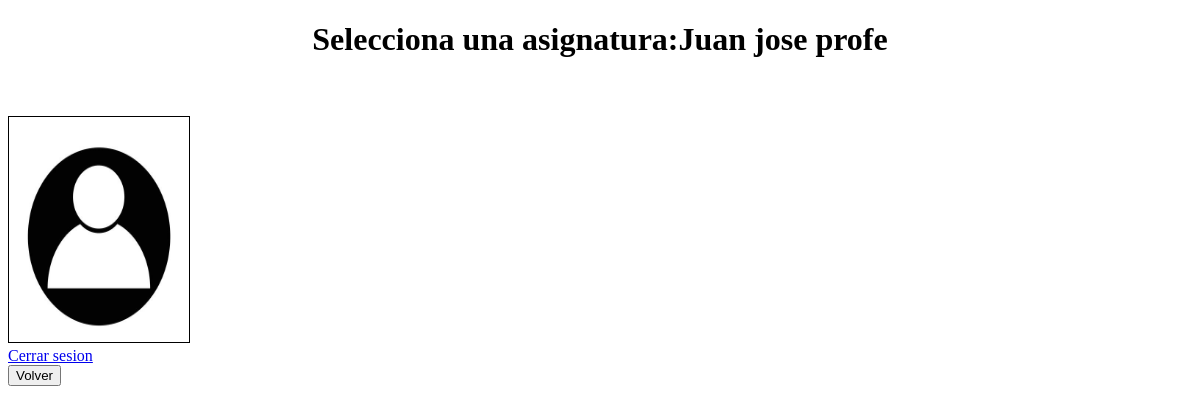
The page /src/panelasignaturasrest.php (signed in) on the database as committed earlier.
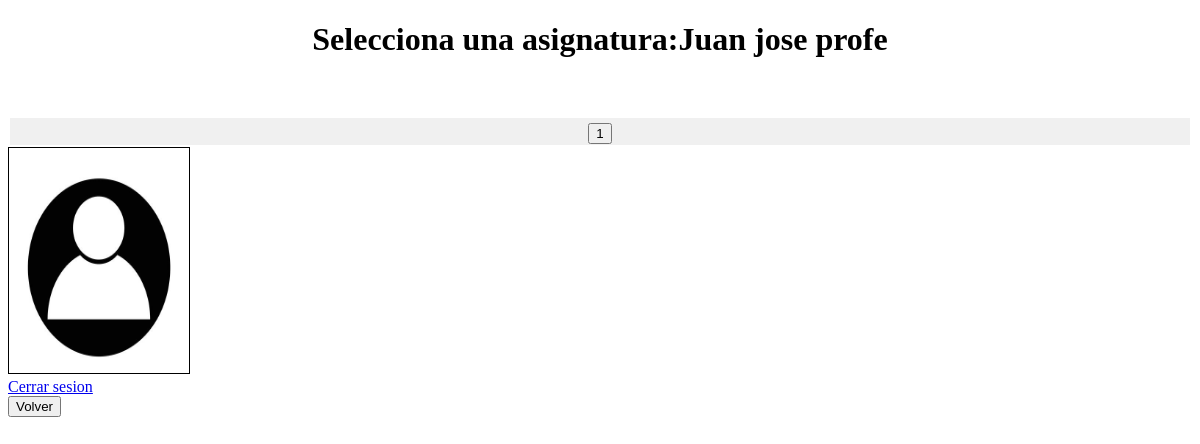
The same page on the database as committed later.
### tables this page shows
CREATE TABLE IF NOT EXISTS `profesor` (
  `ASIGASOC` varchar(150) NOT NULL,
  `DNI` varchar(9) NOT NULL,
  `IDASIG` int(10) NOT NULL,
  UNIQUE KEY `DNI` (`DNI`)
);

### src/panelasignaturasrest.php (the view, shortened to what this page needs)
<?php
    $nombresesion = $_SESSION['nombre'];
    $apellsesion = $_SESSION['apellidos'];
    $fotosesion = $_SESSION['foto'];
    $dni= $_SESSION['dni'];
 ?>
<!DOCTYPE html>
<html>
<head>
    <link href="../templates/panelprofesor.css" rel="stylesheet" type="text/css">
</head>
<body>
    <h1 style="column-span: all; text-align: center">Selecciona una asignatura:<?php echo $nombresesion." ".$apellsesion ?></h1>
    <br></br>
    <?php
        $conexionasignaturas = mysqli_connect('localhost','root', '777303', 'universidad');
        $consulta = mysqli_query($conexionasignaturas, "SELECT * FROM asignatura, profesor WHERE profesor.DNI = '$dni' AND profesor.IDASIG = asignatura.IDASIG ");
        $Nfilas = mysqli_num_rows($consulta);
        echo "
            <form method=POST enctype=multipart/form-data action=GestResultados.php>
                <table style=text-align: left > ";
        for($i= 0 ; $i < $Nfilas ; $i++){
            $fila = mysqli_fetch_array($consulta);
                 echo"
                <tr><td width:100px align: left><input type=\"submit\" name=asignatura value=".$fila['IDASIG']."  placeholder= ".$fila['NOMBRE']." ></td></tr> ";
        }
        echo"
            </form>
            </table>
                    <tr>
                        <th>
                        <img src=\"../imgs/".$fotosesion." \" width=\"180px\" height=\"225px\" style=\"border: 1px solid;text-align: right;
                            color: black;\" ><br>
                            <a type=button href=cerrarsesion.php >Cerrar sesion</a>
                        </th>
                    </tr>
        ";
    ?>
        <form action=./panelprofesor.php >
        <input type=submit value= Volver />
        </form>
</body>
</html>

Rows that differ between the two databases and show on the page:
now on this page (row edited): profesor: asignatura "1"
